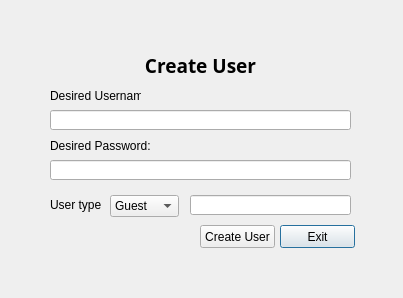
<?xml version="1.0" encoding="UTF-8"?>
<ui version="4.0">
 <class>createUser</class>
 <widget class="QDialog" name="createUser">
  <property name="geometry">
   <rect>
    <x>0</x>
    <y>0</y>
    <width>403</width>
    <height>298</height>
   </rect>
  </property>
  <property name="windowTitle">
   <string>Dialog</string>
  </property>
  <widget class="QLabel" name="label_2">
   <property name="geometry">
    <rect>
     <x>50</x>
     <y>135</y>
     <width>111</width>
     <height>21</height>
    </rect>
   </property>
   <property name="text">
    <string>Desired Password:</string>
   </property>
  </widget>
  <widget class="QLabel" name="label">
   <property name="geometry">
    <rect>
     <x>50</x>
     <y>86</y>
     <width>91</width>
     <height>20</height>
    </rect>
   </property>
   <property name="text">
    <string>Desired Username:</string>
   </property>
  </widget>
  <widget class="QLineEdit" name="lineEdit_2">
   <property name="geometry">
    <rect>
     <x>50</x>
     <y>160</y>
     <width>301</width>
     <height>20</height>
    </rect>
   </property>
  </widget>
  <widget class="QLineEdit" name="lineEdit">
   <property name="geometry">
    <rect>
     <x>50</x>
     <y>110</y>
     <width>301</width>
     <height>20</height>
    </rect>
   </property>
  </widget>
  <widget class="QLineEdit" name="lineEdit_3">
   <property name="enabled">
    <bool>true</bool>
   </property>
   <property name="geometry">
    <rect>
     <x>190</x>
     <y>195</y>
     <width>161</width>
     <height>20</height>
    </rect>
   </property>
  </widget>
  <widget class="QComboBox" name="comboBox">
   <property name="geometry">
    <rect>
     <x>110</x>
     <y>195</y>
     <width>69</width>
     <height>22</height>
    </rect>
   </property>
   <item>
    <property name="text">
     <string>Guest</string>
    </property>
   </item>
   <item>
    <property name="text">
     <string>Admin</string>
    </property>
   </item>
  </widget>
  <widget class="QLabel" name="label_3">
   <property name="geometry">
    <rect>
     <x>50</x>
     <y>189</y>
     <width>51</width>
     <height>31</height>
    </rect>
   </property>
   <property name="text">
    <string>User type:</string>
   </property>
  </widget>
  <widget class="QPushButton" name="pushButton">
   <property name="geometry">
    <rect>
     <x>280</x>
     <y>225</y>
     <width>75</width>
     <height>23</height>
    </rect>
   </property>
   <property name="text">
    <string>Exit</string>
   </property>
  </widget>
  <widget class="QPushButton" name="pushButton_2">
   <property name="geometry">
    <rect>
     <x>200</x>
     <y>225</y>
     <width>75</width>
     <height>23</height>
    </rect>
   </property>
   <property name="text">
    <string>Create User</string>
   </property>
  </widget>
  <widget class="QLabel" name="label_4">
   <property name="geometry">
    <rect>
     <x>50</x>
     <y>50</y>
     <width>301</width>
     <height>31</height>
    </rect>
   </property>
   <property name="font">
    <font>
     <family>Perpetua Titling MT</family>
     <pointsize>14</pointsize>
     <weight>75</weight>
     <bold>true</bold>
    </font>
   </property>
   <property name="text">
    <string>Create User</string>
   </property>
   <property name="alignment">
    <set>Qt::AlignCenter</set>
   </property>
  </widget>
 </widget>
 <resources/>
 <connections/>
</ui>
